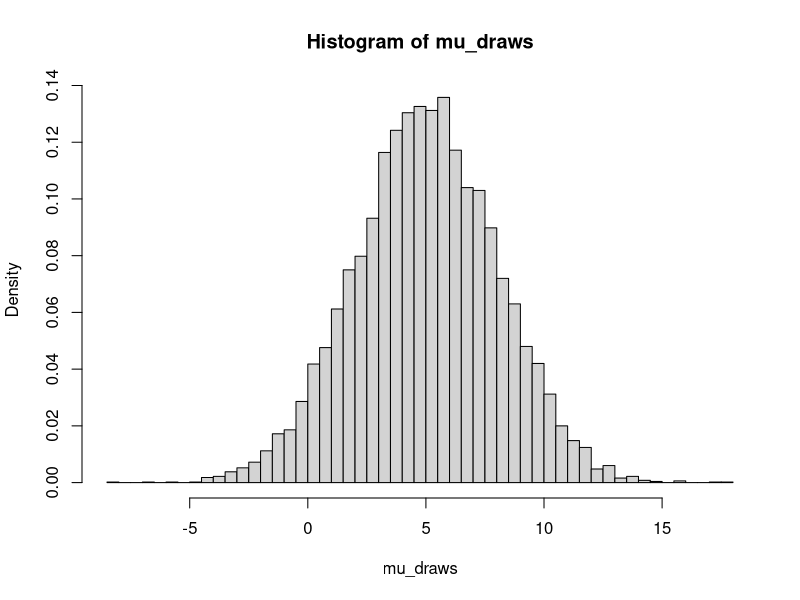

Write R code to recreate this figure. (Note: this script raises an error after producing the figure.)
#BIOS 731 Lecture 2 on Bayesian Computation

##########################################################
#Directly sample from posterior distribution
##########################################################

#simulate data
mu = 5
sigma = 3
n = 10000
y = rnorm(n,mean=mu,sd=sigma)

N = 10000
sigma2_draws = (n-1)*var(y)/rchisq(N,df=n-1)
mu_draws = rnorm(N,mean=mean(y),sd=sqrt(sigma2_draws))
hist(mu_draws,breaks=50,prob=TRUE)

# predictive probability 
cc = 5
pred_y = pnorm(cc,mean=mu_draws,sd=sqrt(sigma2_draws),lower.tail=FALSE)
mean(pred_y)


##########################################################
#Grid approximation
##########################################################

#Define prior
triangle.prior = function(x) {
  if ((x >= 0) && (x < 0.25))
     8 * x
   else if ((x >= 0.25) && (x <= 1))
     8/3 - 8 * x/3
   else 0
}

#Plot the prior
xx = seq(0,1,length=100)
plot(xx,triangle.prior(xx),type="l") # not correct


#Define prior for vector input
triangle.prior.vec =  function(x) {  
  y = rep(0,length=length(x))
  idx = which((x >= 0) & (x < 0.25))
  y[idx] = 8*x[idx]
  idx = which((x >= 0.25) & (x <= 1))
  y[idx] = 8/3 - 8 * x[idx]/3
  return(y)
}

#Plot the prior
plot(xx,triangle.prior.vec(xx),type="l")

#Define the unnormalized postrior
posterior.function = function(theta, n, y) {
   return((theta^y) * (1 - theta)^(n - y) * triangle.prior.vec(theta))
}

#1. Setup grid points
m = 100
grid.points = seq(from = 0, to = 1, length.out = m)

k = (grid.points[2]-grid.points[1]) # grid width

#2. Evaluate the unnormalized posterior
unnormal.post.ord = posterior.function(theta = grid.points,n = 5, y = 2)
plot(xx,unnormal.post.ord,type="l")

#3. find the normalizing constant and normalized postrior.

normal.constant = k*sum(unnormal.post.ord)
normal.post.ord  = unnormal.post.ord/normal.constant
plot(xx,normal.post.ord,type="l")

# We can directly sample from the unnomarlized posterior using 
# function sample()

set.seed(12345)
posterior_sample <- sample(grid.points, 
                               size = 10000, 
                               replace = TRUE,
                               prob = unnormal.post.ord)

#pdf(file="/Users/jkang30/Dropbox/Emory/Teaching/BIOS731/Slides/fig2_1.pdf",width=8,height=6)
hist(posterior_sample,prob=TRUE,xlim=c(0,1),border="lightblue",
     col="lightblue",xlab=expression(pi),main="Posterior Sample")
box()
lines(xx,normal.post.ord,col="red",lwd=3)
lines(xx,triangle.prior.vec(xx),col="blue",lwd=3)
#legend("topleft",c("Prior","Posterior"),lwd=3,col=c("blue","red"))
#dev.off()


#####################################################
#Importance sampling
#####################################################

h.fun = function(x){
  return(x*(1-x))
}

g.fun = function(x,y,n){
  return(dbeta(x,y+1,n+1-y))
}

weight.fun = function(x,y,n){
  return(posterior.function(x,n,y)/g.fun(x,y,n))
}

sample.g = function(N,y,n){
  return(rbeta(N,y+1,n+1-y))
}

sample.posterior = function(N,y,n,m = 100){
  grid.points = seq(from = 0, to = 1, length.out = m)
  unnormal.post.ord = posterior.function(theta = grid.points,n = n, y=y)
  posterior_sample <- sample(grid.points, 
                             size = N, 
                             replace = TRUE,
                             prob = unnormal.post.ord)
  return(posterior_sample)
}



y = 1 
n = 1000
N = 100
theta = sample.g(N,y,n)
weights = weight.fun(theta,y,n)
(importance.sample.estimate = sum(h.fun(theta)*weights)/sum(weights))
theta1 = sample.posterior(N,y,n)
(direct.sample.estimate = mean(h.fun(theta1)))


#####################################################
# Rejection sampling
#####################################################
f.x =  function(x) {  
  y = rep(0,length=length(x))
  idx = which((x >= 0) & (x < 0.25))
  y[idx] = 8*x[idx]
  idx = which((x >= 0.25) & (x <= 1))
  y[idx] = 8/3 - 8 * x[idx]/3
  return(y)
}

g.x = function(x){
  y = rep(0,length=length(x))
  idx = which((x<=1)&(x>=0))
  y[idx] = 1
  return(y)
}

M = 2

plot(xx,f.x(xx),type="l",ylim=c(0,4),ylab="Density",xlab="x",col="red"
     ,lwd=3)
lines(xx,M*g.x(xx),col="blue",lwd=3)
#legend("topleft",c("Mg(x)","f(x)"),col=c("blue","red"),lwd=3)
#dev.off()


rejection.sample = function(N,M=2){
   n.draws = 0
   draws = rep(NA,length=N)
   k = 0
   while (n.draws < N) {
    k = k+1
    x.c <- runif(1, 0, 1)
    accept.prob <- f.x(x.c)/(M * g.x(x.c))
    u <- runif(1, 0, 1)
    if (accept.prob >= u) {
       n.draws <- n.draws + 1
       draws[n.draws] <- x.c
    }
   }
   return(list(draws=draws,accept_rate = N/k))
}

#pdf(file="/Users/jkang30/Dropbox/Emory/Teaching/BIOS731/Slides/fig2_2.pdf",width=8,height=6)
M = 2
x_sample = rejection.sample(10000,M=M)

hist(x_sample$draws,prob=TRUE,xlim=c(0,1),border="lightblue",
     col="lightblue",xlab="x",main=sprintf("Rejection Sampling (M = %d, accept rate = %.2f)",M,x_sample$accept_rate),
     ylim=c(0,4))
box()
lines(xx,f.x(xx),col="red",lwd=3)
lines(xx,M*g.x(xx),col="blue",lwd=3)
#legend("topleft",c("Mg(x)","f(x)"),lwd=3,col=c("blue","red"))
#dev.off()

#####################################################
# Weighted Bootstrap
#####################################################


weighted.bootstrap = function(N,a,b) {
  theta.star = rbeta(N,a,b)
  weights = f.x(theta.star)/dbeta(theta.star,a,b)
  draws= sample(theta.star,N,replace=TRUE,prob=weights)
  return(draws)
}

g1.x =function(x,a,b){
  return(dbeta(x,a,b))
}

N = 10000
a = 0.5
b = 0.5
#pdf(file="/Users/jkang30/Dropbox/Emory/Teaching/BIOS731/Slides/fig2_3.pdf",width=8,height=6)
draws = weighted.bootstrap(N,a=a,b=b)
hist(draws,prob=TRUE,xlim=c(0,1),border="lightblue",
     col="lightblue",xlab="x",main="Weighted Bootstrap",
     ylim=c(0,4))
box()
lines(xx,f.x(xx),col="red",lwd=3)
lines(xx,g1.x(xx,a,b),col="blue",lwd=3)
#legend("topleft",c("g(x)","f(x)"),lwd=3,col=c("blue","red"))
#dev.off()
length(unique(draws))



